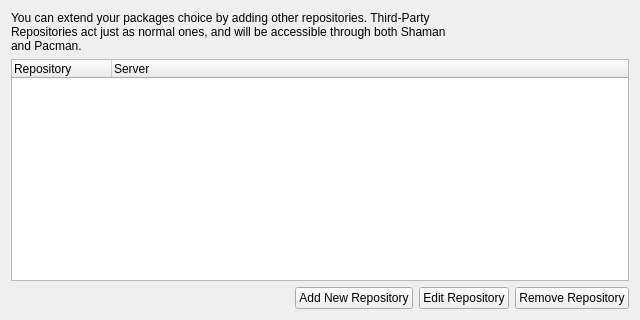
         <widget class="QWidget" name="thirdPartyTab" >
          <property name="geometry" >
           <rect>
            <x>0</x>
            <y>0</y>
            <width>640</width>
            <height>320</height>
           </rect>
          </property>
          <attribute name="title" >
           <string>Third-Party Repositories</string>
          </attribute>
          <attribute name="icon" >
           <iconset resource="shaman.qrc" >
            <normaloff>:/Icons/icons/network-server-database.png</normaloff>:/Icons/icons/network-server-database.png</iconset>
          </attribute>
          <layout class="QGridLayout" >
           <item row="0" column="0" >
            <layout class="QVBoxLayout" >
             <item>
              <widget class="QLabel" name="thirdPartyLabel" >
               <property name="text" >
                <string>You can extend your packages choice by adding other repositories. Third-Party 
Repositories act just as normal ones, and will be accessible through both Shaman
and Pacman.</string>
               </property>
              </widget>
             </item>
             <item>
              <widget class="QTreeWidget" name="thirdPartyWidget" >
               <property name="indentation" >
                <number>0</number>
               </property>
               <property name="itemsExpandable" >
                <bool>false</bool>
               </property>
               <column>
                <property name="text" >
                 <string>Repository</string>
                </property>
               </column>
               <column>
                <property name="text" >
                 <string>Server</string>
                </property>
               </column>
              </widget>
             </item>
             <item>
              <layout class="QHBoxLayout" >
               <item>
                <spacer>
                 <property name="orientation" >
                  <enum>Qt::Horizontal</enum>
                 </property>
                 <property name="sizeHint" stdset="0" >
                  <size>
                   <width>71</width>
                   <height>20</height>
                  </size>
                 </property>
                </spacer>
               </item>
               <item>
                <widget class="QPushButton" name="addThirdPartyButton" >
                 <property name="text" >
                  <string>Add New Repository</string>
                 </property>
                 <property name="icon" >
                  <iconset resource="shaman.qrc" >
                   <normaloff>:/Icons/icons/list-add.png</normaloff>:/Icons/icons/list-add.png</iconset>
                 </property>
                </widget>
               </item>
               <item>
                <widget class="QPushButton" name="editThirdPartyButton" >
                 <property name="text" >
                  <string>Edit Repository</string>
                 </property>
                 <property name="icon" >
                  <iconset resource="shaman.qrc" >
                   <normaloff>:/Icons/icons/draw-text.png</normaloff>:/Icons/icons/draw-text.png</iconset>
                 </property>
                </widget>
               </item>
               <item>
                <widget class="QPushButton" name="removeThirdPartyButton" >
                 <property name="text" >
                  <string>Remove Repository</string>
                 </property>
                 <property name="icon" >
                  <iconset resource="shaman.qrc" >
                   <normaloff>:/Icons/icons/list-remove.png</normaloff>:/Icons/icons/list-remove.png</iconset>
                 </property>
                </widget>
               </item>
              </layout>
             </item>
            </layout>
           </item>
          </layout>
         </widget>
